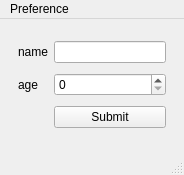
<?xml version="1.0" encoding="UTF-8"?>
<ui version="4.0">
 <class>MainWindow</class>
 <widget class="QMainWindow" name="MainWindow">
  <property name="geometry">
   <rect>
    <x>0</x>
    <y>0</y>
    <width>184</width>
    <height>175</height>
   </rect>
  </property>
  <property name="windowTitle">
   <string>MainWindow</string>
  </property>
  <widget class="QWidget" name="centralwidget">
   <layout class="QHBoxLayout" name="horizontalLayout">
    <item>
     <widget class="QWidget" name="widget" native="true">
      <layout class="QHBoxLayout" name="horizontalLayout_2">
       <item>
        <layout class="QGridLayout" name="gridLayout">
         <item row="0" column="0">
          <widget class="QLabel" name="label">
           <property name="text">
            <string>name</string>
           </property>
          </widget>
         </item>
         <item row="0" column="1">
          <widget class="QLineEdit" name="lineEditName"/>
         </item>
         <item row="1" column="0">
          <widget class="QLabel" name="label_2">
           <property name="text">
            <string>age</string>
           </property>
          </widget>
         </item>
         <item row="1" column="1">
          <widget class="QSpinBox" name="spinBoxAge"/>
         </item>
         <item row="2" column="1">
          <widget class="QPushButton" name="pushButtonSubmit">
           <property name="text">
            <string>Submit</string>
           </property>
          </widget>
         </item>
        </layout>
       </item>
      </layout>
     </widget>
    </item>
   </layout>
  </widget>
  <widget class="QMenuBar" name="menubar">
   <property name="geometry">
    <rect>
     <x>0</x>
     <y>0</y>
     <width>184</width>
     <height>23</height>
    </rect>
   </property>
   <widget class="QMenu" name="menuPerference">
    <property name="title">
     <string>Preference</string>
    </property>
    <widget class="QMenu" name="menuLanguage_2">
     <property name="title">
      <string>Language</string>
     </property>
     <addaction name="actionChinese"/>
     <addaction name="actionEnglish"/>
    </widget>
    <addaction name="menuLanguage_2"/>
   </widget>
   <addaction name="menuPerference"/>
  </widget>
  <widget class="QStatusBar" name="statusbar"/>
  <action name="actionChinese">
   <property name="text">
    <string>Chinese</string>
   </property>
  </action>
  <action name="actionEnglish">
   <property name="text">
    <string>English</string>
   </property>
  </action>
 </widget>
 <resources/>
 <connections/>
</ui>
